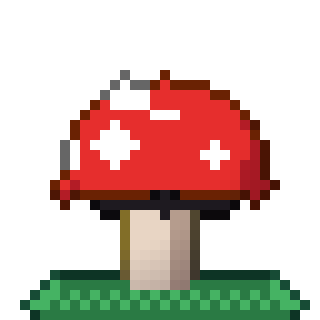

Write Python code to recreate this figure.
import pixci

canvas = pixci.Canvas(32, 32)
canvas.add_layer("grass")
canvas.add_layer("mushroom")

# Bảng màu
canvas.add_palette({
    "BG": "#00000000",   
    "R1": "#E62E2D", "R2": "#B31C26", "R3": "#FF6B6B", 
    "W1": "#FFFFFF", "W2": "#E0E0E0", 
    "S1": "#E8D5C4", "S2": "#B59C8D", 
    "G1": "#1E1A20", 
    "C1": "#45B363", "C2": "#2A7A44", 
})

# ==========================================
# LAYER: GRASS
# ==========================================
canvas.set_layer("grass")
canvas.draw_line((6, 28), (26, 28), "C2")
canvas.draw_line((4, 29), (28, 29), "C1")
canvas.draw_line((3, 30), (29, 30), "C1")
canvas.draw_line((4, 31), (28, 31), "C2")
canvas.set_pixel((5, 28), "C1")
canvas.set_pixel((27, 28), "C1")
canvas.fill_dither((5, 29, 27, 30), color1="C1", color2="C2", pattern="checkered")

# KHÔNG TẠO OUTLINE Ở ĐÂY NỮA!

# ==========================================
# LAYER: MUSHROOM
# ==========================================
canvas.set_layer("mushroom")

# Thân nấm
canvas.fill_rect((13, 20), (18, 28), "S1")
canvas.fill_rect((17, 20), (18, 28), "S2")

# Gầm nấm
canvas.fill_ellipse(center=(16, 20), rx=6, ry=1, color="G1")

# Mũ nấm
canvas.draw_half_sphere(center=(16, 18), radius=10, palette=["R2", "R1", "R3"], light_dir="top_left")
canvas.draw_line((7, 18), (6, 19), "R2")
canvas.draw_line((24, 18), (25, 19), "R2")

# Highlight và đốm
canvas.fill_rect((11, 9), (14, 10), "W1") 
canvas.set_pixel((12, 8), "W1")
canvas.fill_circle(center=(11, 14), radius=2, color="W1")
canvas.fill_circle(center=(21, 15), radius=1, color="W1")
canvas.fill_ellipse(center=(16, 11), rx=1, ry=0, color="W1")
canvas.fill_ellipse(center=(7,  15), rx=0, ry=1, color="W1")

# Shadow mask
canvas.apply_shadow_mask(center=(16, 16), radius=14, light_dir="top_left", intensity=0.3, shadow_color="#100010")

# ==========================================
# GỘP LAYER VÀ POST-PROCESS 
# ==========================================
# Ép (Merge) toàn bộ layer "mushroom" xuống layer "grass"
canvas.merge_layers(base_layer="grass", top_layer="mushroom")

# Trỏ cọ vẽ về lại layer "grass" (bây giờ đã chứa toàn bộ bức tranh)
canvas.set_layer("grass")

# CHỈ TẠO OUTLINE ĐÚNG 1 LẦN DƯỚI CÙNG
# Sử dụng Sel-out mới (Hue-shifted), đảm bảo không còn bị màu bùn đất!
canvas.add_outline(thickness=1, sel_out=True)

# Khử răng cưa
canvas.cleanup_jaggies()

canvas.save("aaa_mushroom_perfect_selout.png", scale=10)
